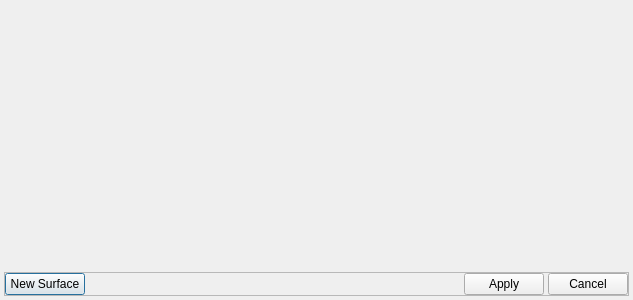
<?xml version="1.0" encoding="UTF-8"?>
<ui version="4.0">
 <class>FileDialog</class>
 <widget class="QDialog" name="FileDialog">
  <property name="windowModality">
   <enum>Qt::ApplicationModal</enum>
  </property>
  <property name="geometry">
   <rect>
    <x>0</x>
    <y>0</y>
    <width>633</width>
    <height>300</height>
   </rect>
  </property>
  <property name="windowTitle">
   <string>Map3D Files</string>
  </property>
  <property name="modal">
   <bool>true</bool>
  </property>
  <layout class="QVBoxLayout" name="verticalLayout">
   <property name="spacing">
    <number>4</number>
   </property>
   <property name="margin">
    <number>4</number>
   </property>
   <item>
    <widget class="QScrollArea" name="scrollArea">
     <property name="frameShape">
      <enum>QFrame::NoFrame</enum>
     </property>
     <property name="frameShadow">
      <enum>QFrame::Plain</enum>
     </property>
     <property name="lineWidth">
      <number>0</number>
     </property>
     <property name="horizontalScrollBarPolicy">
      <enum>Qt::ScrollBarAlwaysOff</enum>
     </property>
     <property name="widgetResizable">
      <bool>true</bool>
     </property>
     <widget class="QWidget" name="surfaceScrollArea">
      <property name="geometry">
       <rect>
        <x>0</x>
        <y>0</y>
        <width>625</width>
        <height>263</height>
       </rect>
      </property>
      <layout class="QVBoxLayout" name="surfaceScrollAreaLayout">
       <property name="spacing">
        <number>2</number>
       </property>
       <property name="margin">
        <number>0</number>
       </property>
       <item>
        <spacer name="verticalSpacer">
         <property name="orientation">
          <enum>Qt::Vertical</enum>
         </property>
         <property name="sizeHint" stdset="0">
          <size>
           <width>20</width>
           <height>40</height>
          </size>
         </property>
        </spacer>
       </item>
      </layout>
     </widget>
    </widget>
   </item>
   <item>
    <widget class="QFrame" name="frame">
     <property name="frameShape">
      <enum>QFrame::StyledPanel</enum>
     </property>
     <property name="frameShadow">
      <enum>QFrame::Raised</enum>
     </property>
     <layout class="QHBoxLayout" name="horizontalLayout">
      <property name="spacing">
       <number>4</number>
      </property>
      <property name="margin">
       <number>0</number>
      </property>
      <item>
       <widget class="QPushButton" name="newSurfaceButton">
        <property name="text">
         <string>New Surface</string>
        </property>
       </widget>
      </item>
      <item>
       <spacer name="horizontalSpacer">
        <property name="orientation">
         <enum>Qt::Horizontal</enum>
        </property>
        <property name="sizeHint" stdset="0">
         <size>
          <width>40</width>
          <height>20</height>
         </size>
        </property>
       </spacer>
      </item>
      <item>
       <widget class="QPushButton" name="applyButton">
        <property name="text">
         <string>Apply</string>
        </property>
       </widget>
      </item>
      <item>
       <widget class="QPushButton" name="cancelButton">
        <property name="text">
         <string>Cancel</string>
        </property>
       </widget>
      </item>
     </layout>
    </widget>
   </item>
  </layout>
 </widget>
 <resources/>
 <connections/>
</ui>
